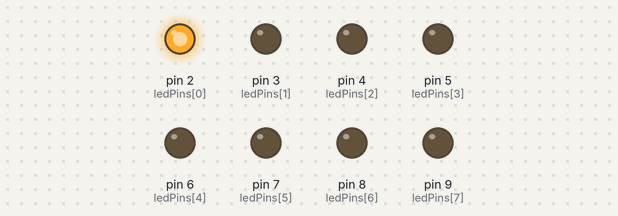
Simulated run of this sketch. Board: Arduino Uno, built with avr-gcc and run on an emulated ATmega328P. Shown: output pins drawn as LEDs (lit = HIGH).

Above: at 0.03 s.
At 0.33 s:
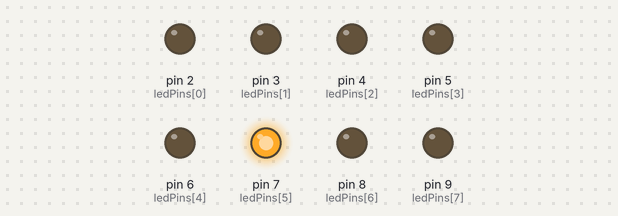
At 0.69 s:
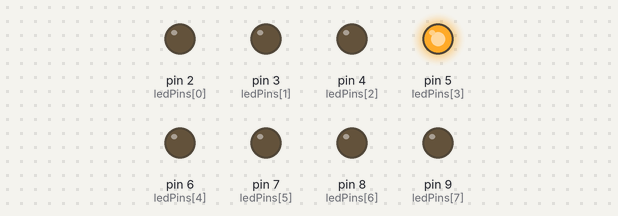
At 1.35 s:
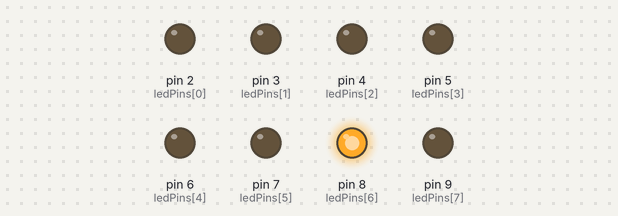
At 2.07 s:
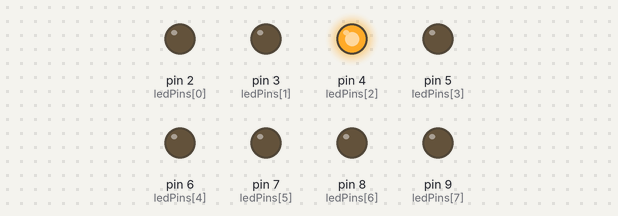
At 2.85 s:
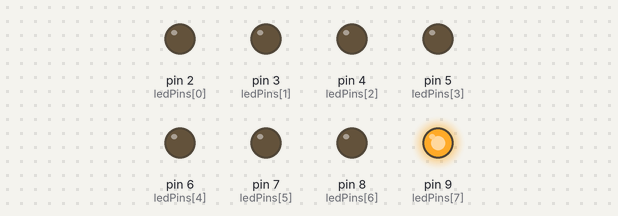
Timing chart, 0 to 3.1 s (numbered marks = the images above):
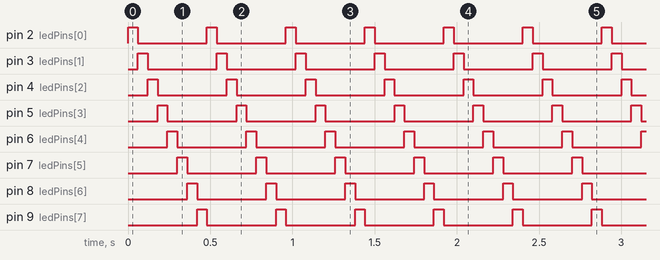

The sketch:

circ-02.ino
```cpp
int ledPins[] = {2, 3, 4, 5, 6, 7, 8, 9};
int ledCount = 8;

int ledOnTime = 60;
int ledOffTime = 0;
int pinStep = 1;
int pinIndex = 0;

void setup()
{
  for(int i = 0; i < ledCount; i++) {
    pinMode(ledPins[i], OUTPUT);
  }
}

void loop()
{
  oneAfterAnotherNoLoop();
  //backAndForth();
}

void oneAfterAnotherNoLoop()
{
  for(int i = 0; i < ledCount; i++) {
    lightSwitch(ledPins[i]);
  }
}

void backAndForth()
{
  while(pinIndex >= 0 && pinIndex <= (ledCount - 1)) {
    lightSwitch(ledPins[pinIndex]);
    pinIndex += pinStep;
  }
  pinStep = pinStep * -1;
  pinIndex += (2 * pinStep);
}

void lightSwitch(int pin)
{
  digitalWrite(pin, HIGH);
  delay(ledOnTime);
  digitalWrite(pin, LOW);
  delay(ledOffTime);
}
```

Measured:
- by itself, pin 2 (ledPins[0]), pin 3 (ledPins[1]), pin 4 (ledPins[2]), pin 5 (ledPins[3]), pin 6 (ledPins[4]), pin 7 (ledPins[5]), pin 8 (ledPins[6]), pin 9 (ledPins[7]): alternates HIGH for 0.06 s and LOW for 0.42 s
- by itself, everything shown: repeats every 0.48 s, in 8 steps
